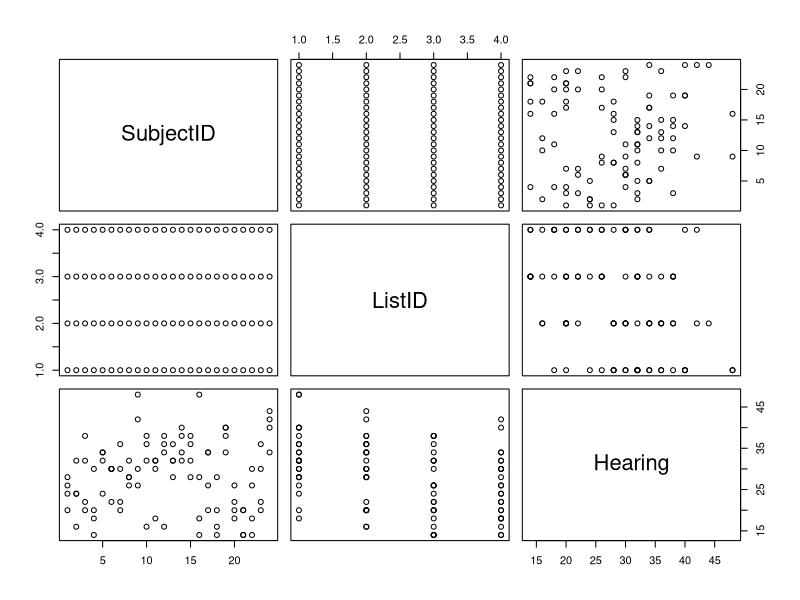
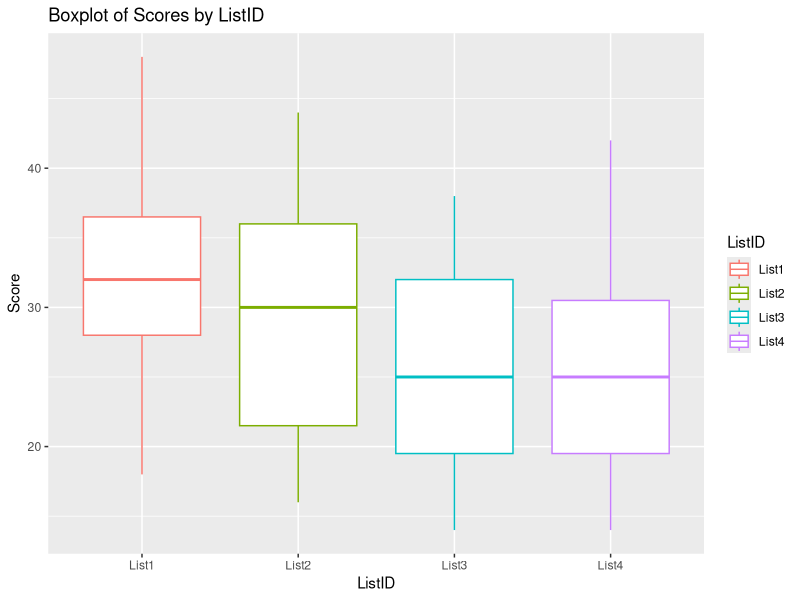
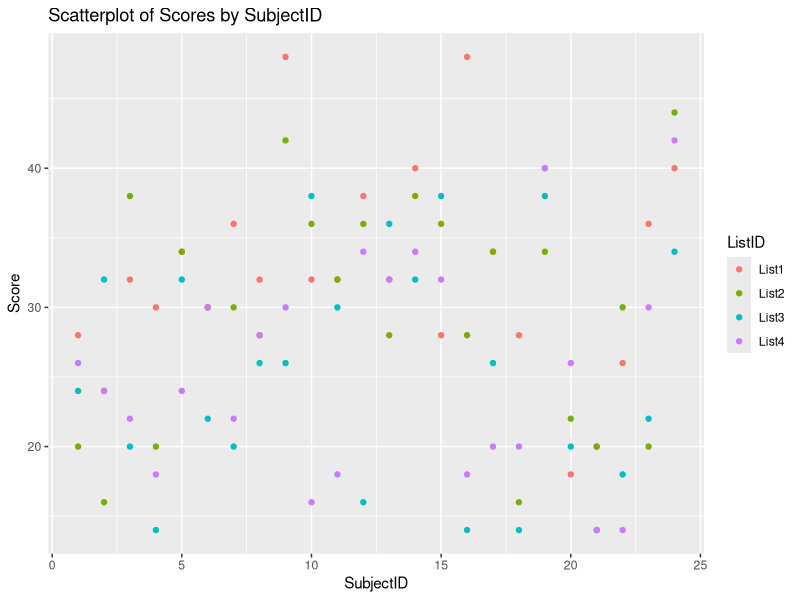
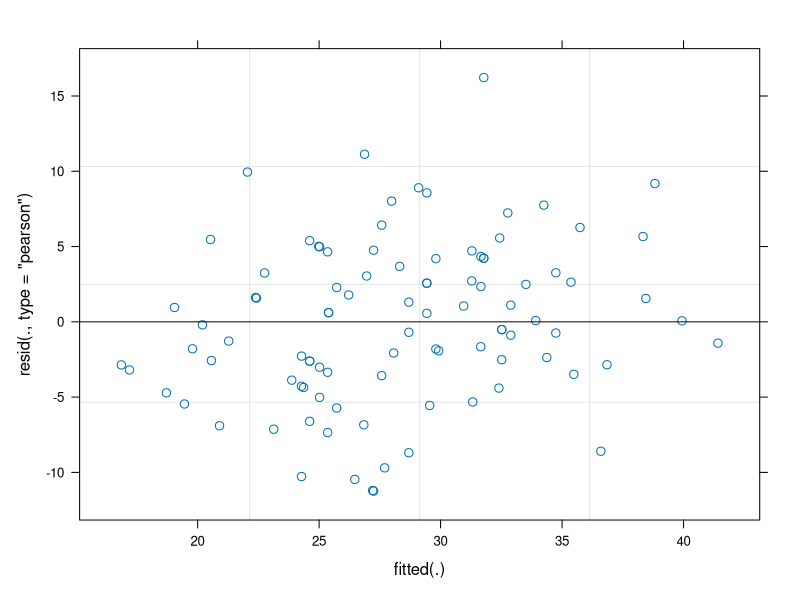

The R script that drew these images, in order:
## ---- chunk 1

# Set global code chunk options
knitr::opts_chunk$set(warning = FALSE)

## ---- chunk 2


# load required libraries
library(skimr)
library(ggplot2)
library(lme4)
## ---- chunk 3
# Load data
hearing <-  read.table(file = "day6/data/hearing.txt", sep = "\t", header = TRUE)
hearing <- within(hearing, {
  ListID <- factor(ListID, levels = c("List1", "List2", "List3", "List4"))
})
skim(hearing)

# Graphical summeries
pairs(hearing)

# Boxplot of scores by ListID
bxp1 <- ggplot(hearing, aes(x = ListID, y = Hearing, color = ListID)) +
  geom_boxplot() +
  labs(title = "Boxplot of Scores by ListID", x = "ListID", y = "Score")

# Scatterplot of subjectids on hearing scores
scat1 <- ggplot(hearing, aes(x = SubjectID, y = Hearing, color = ListID)) +
  geom_point() +
  labs(title = "Scatterplot of Scores by SubjectID", x = "SubjectID", y = "Score")

print(bxp1)
print(scat1)
## ---- chunk 4
model_A <- lm(Hearing ~ ListID, data = hearing)

summary(model_A)
anova(model_A)
## ---- chunk 5
# Fit a linear mixed model
model_B <- lmer(Hearing ~ (1 | SubjectID) + ListID, data = hearing)
summary(model_B)

plot(model_B)
confint(model_B, method = "boot", nsim = 100, oldNames = FALSE)
## ---- chunk 6
# TODO
